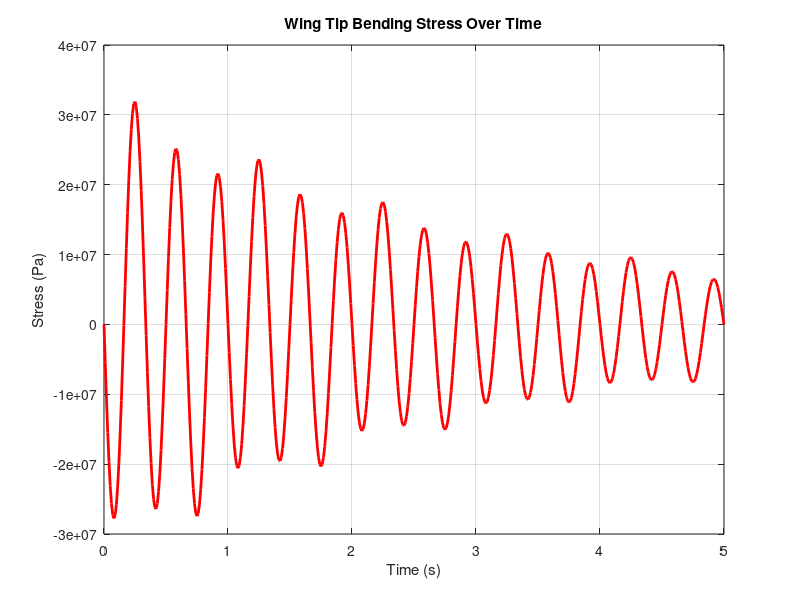
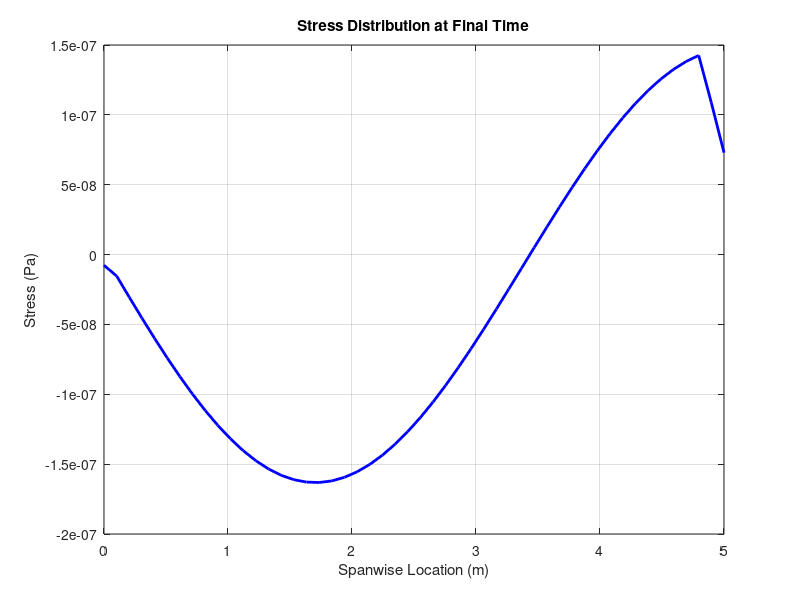
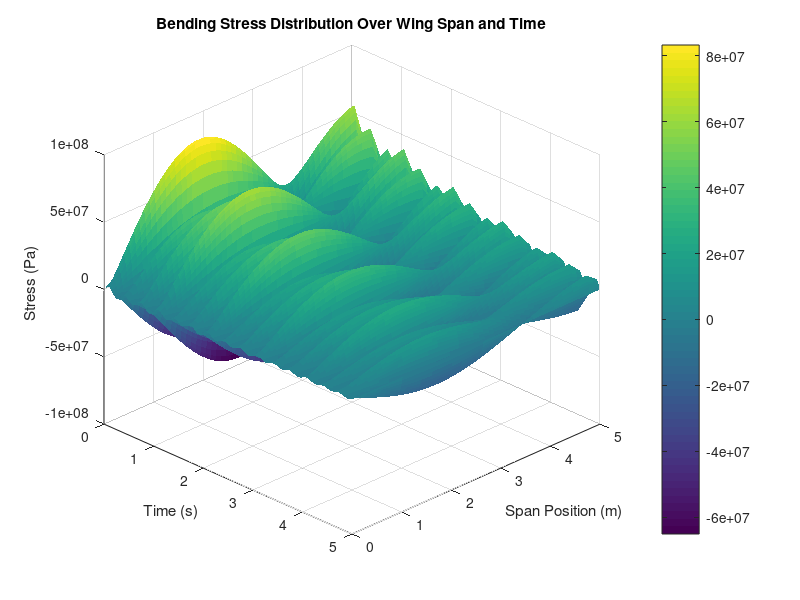
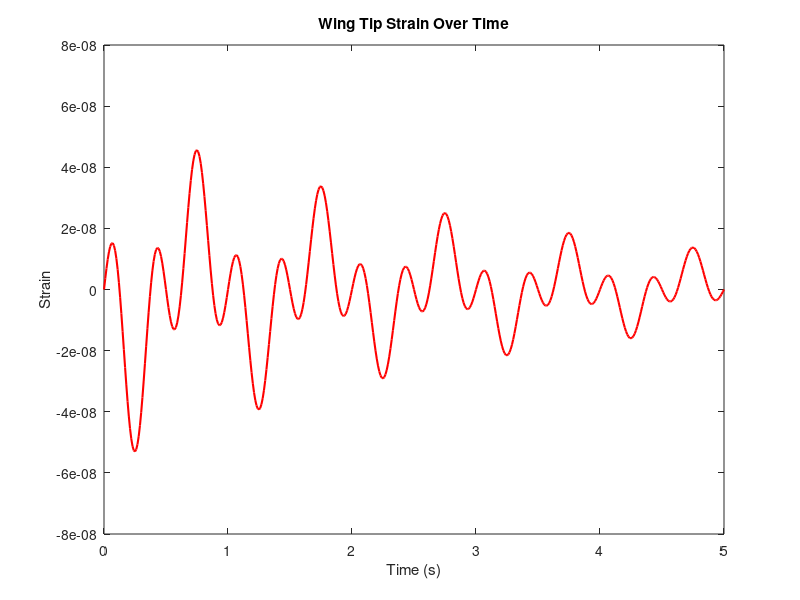

The MATLAB script that drew these images, in order: (Note: this script raises an error after producing the figures.)
clc;
clear;
close all;

%% Wing and Beam Properties
E = 70e9;            % Young's modulus [Pa]
I = 5e-6;            % Moment of inertia [m^4]
z = 0.05;            % Distance from neutral axis [m]
L = 5;               % Wing span [m]
N = 50;              % Number of spatial nodes
x = linspace(0, L, N);
dx = x(2) - x(1);

%% Time and Mode Setup
T = 5;                       % Total time [s]
dt = 0.01;
t = 0:dt:T;
n_t = length(t);
n_modes = 3;

%% Generate Synthetic Mode Shapes (Fixed-Free Beam)
Phi = zeros(N, n_modes);
for i = 1:n_modes
    Phi(:, i) = sin((i * pi * x) / (2 * L)); % Simple sinusoidal shapes
end

%% Generate Synthetic Modal Response (e.g., damped response to gust)
q = zeros(n_modes, n_t);
for i = 1:n_modes
    q(i, :) = 0.02 * sin(2 * pi * i * t) .* exp(-0.3 * t);  % Damped sine
end

%% Compute Displacement Field w(x,t)
w = Phi * q;   % Reconstruct full displacement

%% Compute Stress Over Time
stress = zeros(N, n_t);
for i = 1:n_t
    w_i = w(:, i);
    curvature = gradient(gradient(w_i, dx), dx);  % ∂²w/∂x²
    stress(:, i) = -E * z * curvature;            % σ = -Ez ∂²w/∂x²
end

%% Plot Wing Tip Stress Over Time
figure;
plot(t, stress(end, :), 'r', 'LineWidth', 2);
xlabel('Time (s)');
ylabel('Stress (Pa)');
title('Wing Tip Bending Stress Over Time');
grid on;

%% Optional: Plot Stress Distribution Along Span at Final Time
figure;
plot(x, stress(:, end), 'b', 'LineWidth', 2);
xlabel('Spanwise Location (m)');
ylabel('Stress (Pa)');
title('Stress Distribution at Final Time');
grid on;

%% Optional: 3D Surface Plot
figure;
surf(t, x, stress, 'EdgeColor', 'none');
xlabel('Time (s)');
ylabel('Span Position (m)');
zlabel('Stress (Pa)');
title('Bending Stress Distribution Over Wing Span and Time');
colorbar;
view(45, 30);
%% 
% --- INPUTS (reuse from your previous script) ---
L = 5;              % Wing span (m)
N = 50;             % Number of spanwise nodes
x = linspace(0, L, N);     % Spanwise positions
b = 0.15;           % Width of wing section (m)
h = 0.02;           % Height of wing section (m)
I = (b * h^3) / 12; % Moment of inertia
E = 70e9;           % Young’s modulus (Pa)
c = h / 2;          % Distance to outer fiber

% --- Load or define q and Phi ---
% q (n_modes x time), Phi (N x n_modes), t (1 x time)

% --- Compute stress ---
M = Phi * q;                         % Bending moment at each span point over time (N x time)
stress_matrix = -c * M / I;         % Stress (Pa) (N x time)

% --- Compute strain ---
strain_matrix = stress_matrix / E;  % Strain (unitless)

% --- Plot Strain over Time at Wing Tip ---
figure;
plot(t, strain_matrix(end, :), 'r', 'LineWidth', 1.5);
xlabel('Time (s)');
ylabel('Strain');
title('Wing Tip Strain Over Time');
max(abs(strain_matrix(:, end)))

% --- Plot Spanwise Strain at Final Time ---
figure;
plot(x, strain_matrix(:, end), 'b', 'LineWidth', 1.5);
xlabel('Spanwise Location (m)');
ylabel('Strain');
title('Strain Distribution at Final Time');

% --- 3D Surface Plot of Strain Over Time and Span ---
figure;
surf(t, x, strain_matrix, 'EdgeColor', 'none');
xlabel('Time (s)');
ylabel('Span Position (m)');
zlabel('Strain');
title('Strain Distribution Over Wing Span and Time');
colorbar;
view(135, 30);

% === Load or use your stress matrix ===
% Assume `stress_matrix` is already in workspace

% === Material Property ===
sigma_yield = 345e6; % Pa, for Aluminum 2024-T3

% === Calculate FoS ===
FoS_matrix = sigma_yield ./ abs(stress_matrix);  % Element-wise

% === Clip extreme values for plotting ===
FoS_matrix(FoS_matrix > 10) = 10;

% === Plotting ===
figure;
imagesc(FoS_matrix);
colorbar;
title('Factor of Safety Distribution');
xlabel('Spanwise Elements');
ylabel('Chordwise Elements');
colormap jet;
% Example FoS matrix (replace with your real FoS data)
FoS_matrix = rand(50, 500)*3 + 8;  % Dummy safe data: FoS ~ [8–11]

% Define custom colormap
custom_map = [1 0 0;    % Red for FoS < 1.5
              1 1 0;    % Yellow for 1.5 <= FoS < 2.5
              0 1 0];   % Green for FoS >= 2.5

% Classify FoS regions
FoS_classified = zeros(size(FoS_matrix));
FoS_classified(FoS_matrix < 1.5) = 1;       % Red
FoS_classified(FoS_matrix < 2.5 & FoS_matrix >= 1.5) = 2;  % Yellow
FoS_classified(FoS_matrix >= 2.5) = 3;      % Green

% Plot with warning zones
figure;
imagesc(FoS_classified);
colormap(custom_map);
colorbar('Ticks', [1 2 3], 'TickLabels', {'<1.5 (Critical)', '1.5-2.5 (Caution)', '≥2.5 (Safe)'});
xlabel('Spanwise Elements');
ylabel('Chordwise Elements');
title('Factor of Safety Zones');
